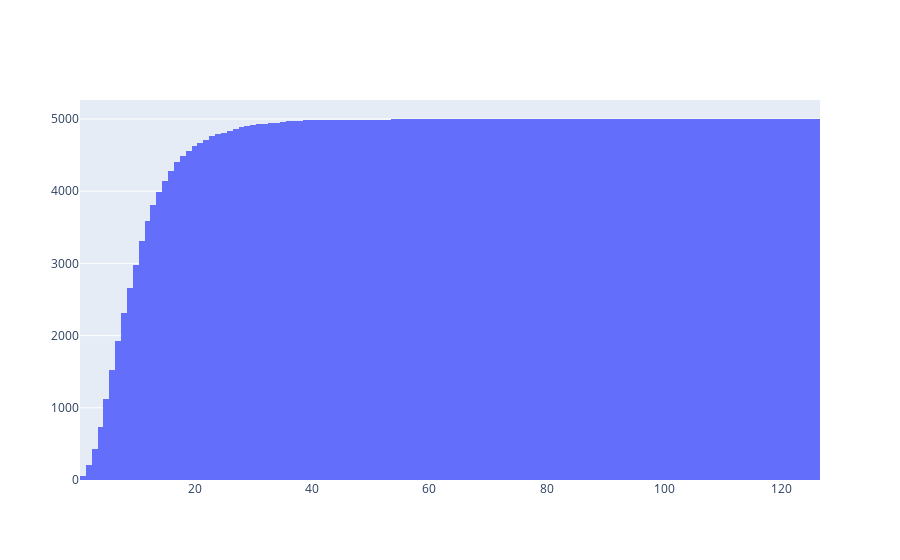
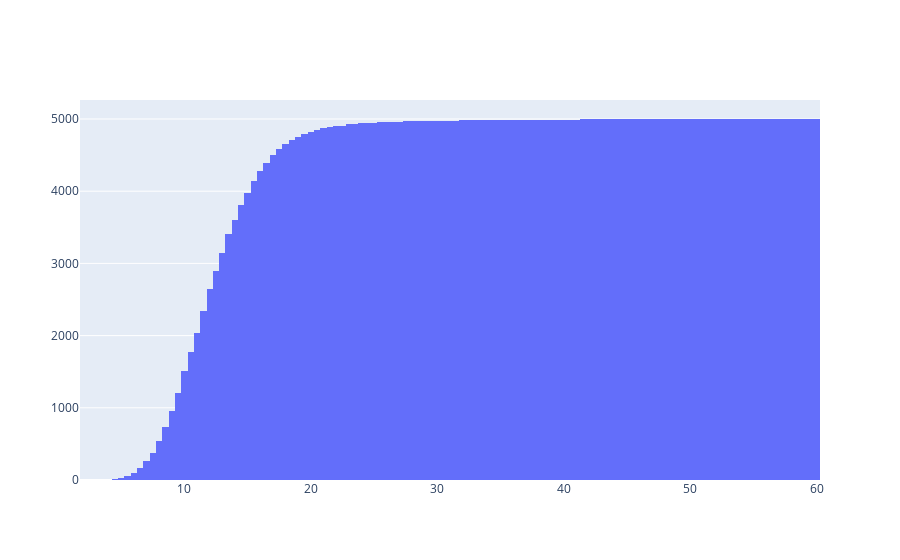
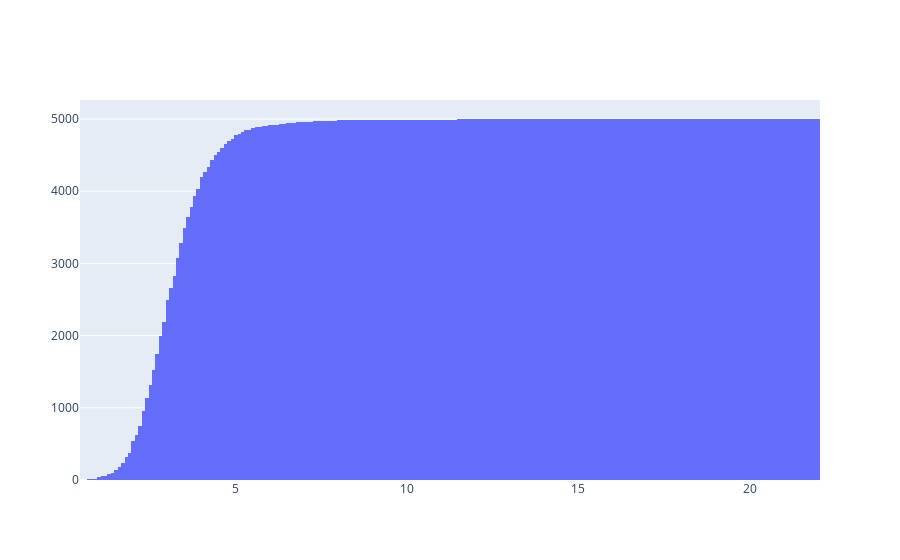

Notebook code for these charts, in order:
### Code cell
display(Markdown("cumulative plots"))

data = go.Histogram(x=np.sort(n_instructions_counter), cumulative=dict(enabled=True))
display(Markdown("### number of instruction's distribution"))
iplot([data])

data = go.Histogram(x=np.sort(avg_sent_counter), cumulative=dict(enabled=True))
display(Markdown("### distribution of avergage sentence length"))
iplot([data])

data = go.Histogram(x=np.sort(keyword_ratio_counter), cumulative=dict(enabled=True))
display(Markdown("### distribution of keyword ratio"))
iplot([data])

### Figure 1 — Plotly figure (JSON) as saved in the notebook; plotly's stock layout.template omitted (floating-point values rounded to 4 significant figures; data arrays with more than 128 entries replaced by an {"elided": "..."} marker saying what was removed)
{"data": [{"cumulative": {"enabled": true}, "type": "histogram", "x": {"elided": "5000 int values"}}], "layout": {"autosize": true, "xaxis": {"autorange": true, "range": [0.5, 126.5], "type": "linear"}, "yaxis": {"autorange": true, "range": [0, 5263.0]}}}

### Figure 2 — Plotly figure (JSON) as saved in the notebook; plotly's stock layout.template omitted (floating-point values rounded to 4 significant figures; data arrays with more than 128 entries replaced by an {"elided": "..."} marker saying what was removed)
{"data": [{"cumulative": {"enabled": true}, "type": "histogram", "x": {"elided": "5000 float values"}}], "layout": {"autosize": true, "xaxis": {"autorange": true, "range": [1.75, 60.25], "type": "linear"}, "yaxis": {"autorange": true, "range": [0, 5263.0]}}}

### Figure 3 — Plotly figure (JSON) as saved in the notebook; plotly's stock layout.template omitted (floating-point values rounded to 4 significant figures; data arrays with more than 128 entries replaced by an {"elided": "..."} marker saying what was removed)
{"data": [{"cumulative": {"enabled": true}, "type": "histogram", "x": {"elided": "5000 float values"}}], "layout": {"autosize": true, "xaxis": {"autorange": true, "range": [0.45, 22.05], "type": "linear"}, "yaxis": {"autorange": true, "range": [0, 5263.0]}}}
